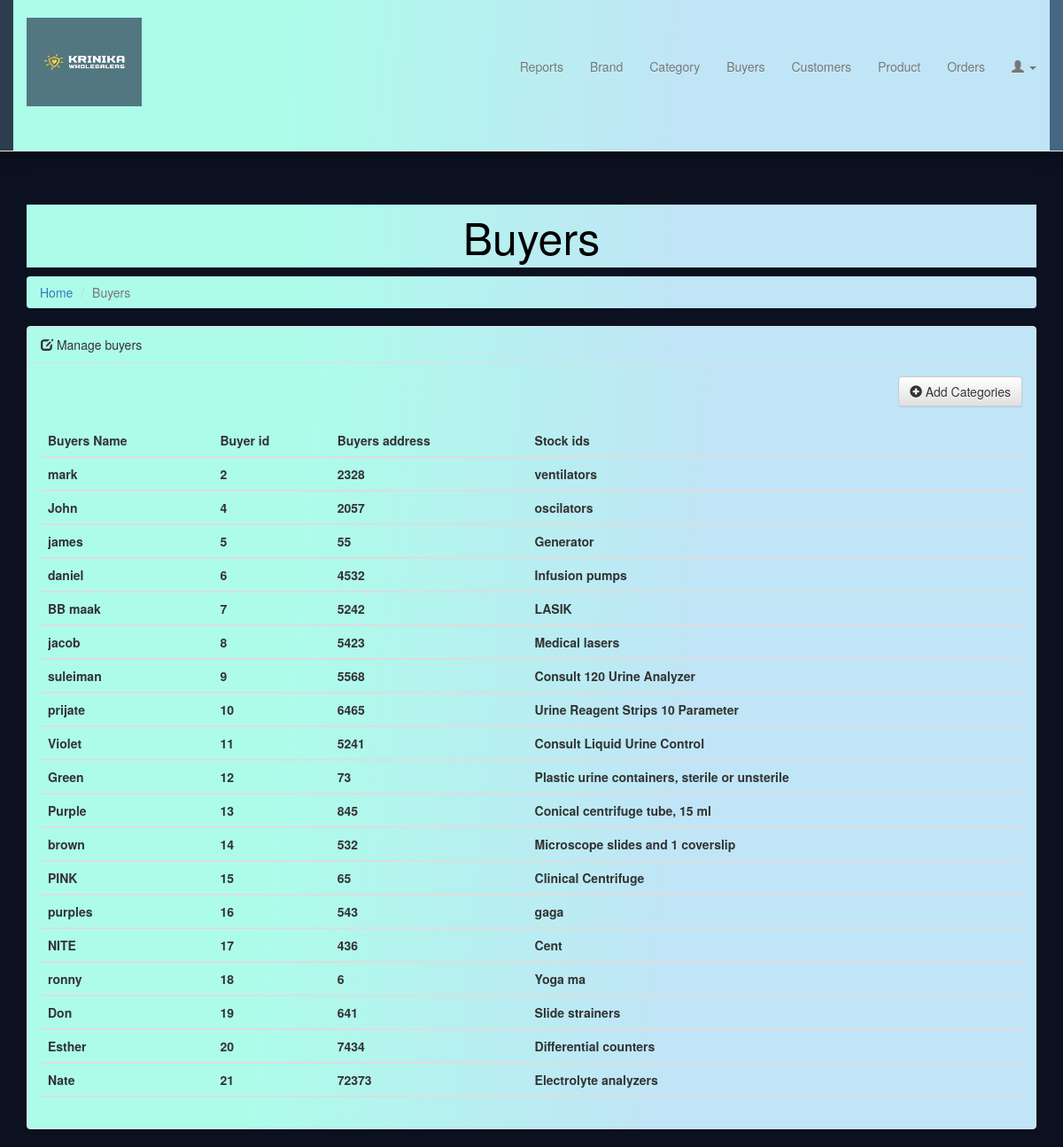
The app's page /buyers.php (signed in) with its own data.
### tables this page shows
CREATE TABLE `buyers` (
  `buyer_id` int(100) NOT NULL,
  `buyer_name` varchar(100) NOT NULL,
  `buyer_address` int(100) NOT NULL,
  `productname` varchar(100) NOT NULL
);

### buyers.php (the view, shortened to what this page needs)
<?php
require_once 'includes/header.php';
?>
<br><br>
<div class="" style="width: 100%;text-align:center;background-image: linear-gradient( 95.2deg,  rgba(173,252,234,1) 26.8%, rgba(192,229,246,1) 64% );">
	<p style="color:black;font-size: 50px">Buyers</p>
</div>
<div class="row">
	<div class="col-md-12">
		<ol class="breadcrumb" style="background-image: linear-gradient( 95.2deg,  rgba(173,252,234,1) 26.8%, rgba(192,229,246,1) 64% );">
			<li><a href="dashboard.php">Home</a></li>
			<li class="active">Buyers</li>
		</ol>
		<div class="panel panel-default" style="background-image: linear-gradient( 95.2deg,  rgba(173,252,234,1) 26.8%, rgba(192,229,246,1) 64% );">
			<div class="panel-heading" style="background-image: linear-gradient( 95.2deg,  rgba(173,252,234,1) 26.8%, rgba(192,229,246,1) 64% );">
				<div class="page-heading"> <i class="glyphicon glyphicon-edit"></i> Manage buyers</div>
			</div>
			<div class="panel-body">
				<div class="div-action pull pull-right" style="padding-bottom:20px;">
					<button class="btn btn-default button1" data-toggle="modal" id="addCategoriesModalBtn" data-target="#addCategoriesModal"> <i class="glyphicon glyphicon-plus-sign"></i> Add Categories </button>
				</div>
				<table class="table" id="manageCategoriesTable">
					<thead>
						<tr>
							<th>Buyers Name</th>
							<th>Buyer id</th>
							<th>Buyers address</th>
							<th>Stock ids</th>
						</tr>
						<?php
						$sql = "SELECT * FROM buyers";
						$result = $connect->query($sql);
						while ($row = $result->fetch_array()) {
						?>
							<tr>
								<th><?php echo $row['buyer_name'] ?></th>
								<th><?php echo $row['buyer_id'] ?></th>
								<th><?php echo $row['buyer_address'] ?></th>
								<th><?php echo $row['productname'] ?></th>
							</tr>
						<?php } ?>
					</thead>
				</table>
			</div>
		</div>
	</div>
</div>
<?php require_once 'includes/footer.php'; ?>

### includes/header.php (shortened to what this page needs)
<!DOCTYPE html>
<html>
<head>
	<link rel="stylesheet" href="assests/bootstrap/css/bootstrap.min.css">
	<link rel="stylesheet" href="assests/bootstrap/css/bootstrap-theme.min.css">
	<link rel="stylesheet" href="assests/font-awesome/css/font-awesome.min.css">
	<link rel="stylesheet" href="custom/css/custom.css">
	<link rel="stylesheet" href="assests/plugins/datatables/jquery.dataTables.min.css">
	<link rel="stylesheet" href="assests/plugins/fileinput/css/fileinput.min.css">
	<link rel="stylesheet" href="assests/jquery-ui/jquery-ui.min.css">
</head>
<body>
	<nav class="navbar navbar-default navbar-static-top" id="nav" style="background-image: linear-gradient( 76.3deg,  rgba(44,62,78,1) 12.6%, rgba(69,103,131,1) 82.8% );">
		<div class="container" style="background-image: linear-gradient( 95.2deg,  rgba(173,252,234,1) 26.8%, rgba(192,229,246,1) 64% );">
			<br>
			<div class="editlog" style="height: 100%; background-color: transparent;">
				<img src="krinika-logo.png" alt="" style="width:13rem; height: 10rem;">
			</div>
			<div class="collapse navbar-collapse" id="bs-example-navbar-collapse-1" style="position: relative; top: -7rem;">
				<ul class="nav navbar-nav navbar-right" id="nav2">
					<li id="navDashboard"><a href="index.php"> Reports</a></li>
					<li id="navBrand"><a href="brand.php"> Brand</a></li>
					<li id="navCategories"><a href="categories.php"> Category</a></li>
					<li id="navCategories"><a href="buyers.php"> Buyers</a></li>
					<li id="navCategories"><a href="Customers.php"> Customers</a></li>
					<li id="navProduct"><a href="product.php"> Product </a></li>
					<li id="navProduct"><a href="orders.php?o=add"> Orders </a></li>
					<li class="dropdown" id="navSetting">
						<a href="#" class="dropdown-toggle" data-toggle="dropdown" role="button" aria-haspopup="true" aria-expanded="false"> <i class="glyphicon glyphicon-user"></i> <span class="caret"></span></a>
					</li>
				</ul>
			</div>
		</div>
	</nav>
	<div class="container">

### includes/footer.php (shortened to what this page needs)
</div>
</body>
</html>

### includes/header.php (style rules this page uses)
body { background-color: #0b1120; }
.editlog { width: 100%; background-color: gray; }

### records on screen
buyers: buyer_name "mark", buyer_id "2", buyer_address "2328", productname "ventilators"
buyers: buyer_name "John", buyer_id "4", buyer_address "2057", productname "oscilators"
buyers: buyer_name "james", buyer_id "5", buyer_address "55", productname "Generator"
buyers: buyer_name "daniel", buyer_id "6", buyer_address "4532", productname "Infusion pumps"
buyers: buyer_name "BB maak", buyer_id "7", buyer_address "5242", productname "LASIK"
buyers: buyer_name "jacob", buyer_id "8", buyer_address "5423", productname "Medical lasers"
buyers: buyer_name "suleiman", buyer_id "9", buyer_address "5568", productname "Consult 120 Urine Analyzer"
buyers: buyer_name "prijate", buyer_id "10", buyer_address "6465", productname "Urine Reagent Strips 10 Parameter"
buyers: buyer_name "Violet", buyer_id "11", buyer_address "5241", productname "Consult Liquid Urine Control"
buyers: buyer_name "Green", buyer_id "12", buyer_address "73", productname "Plastic urine containers, sterile or unsterile"
buyers: buyer_name "Purple", buyer_id "13", buyer_address "845", productname "Conical centrifuge tube, 15 ml"
buyers: buyer_name "brown", buyer_id "14", buyer_address "532", productname "Microscope slides and 1 coverslip"
buyers: buyer_name "PINK", buyer_id "15", buyer_address "65", productname "Clinical Centrifuge"
buyers: buyer_name "purples", buyer_id "16", buyer_address "543", productname "gaga"
buyers: buyer_name "NITE", buyer_id "17", buyer_address "436", productname "Cent"
buyers: buyer_name "ronny", buyer_id "18", buyer_address "6", productname "Yoga ma"
buyers: buyer_name "Don", buyer_id "19", buyer_address "641", productname "Slide strainers"
buyers: buyer_name "Esther", buyer_id "20", buyer_address "7434", productname "Differential counters"
buyers: buyer_name "Nate", buyer_id "21", buyer_address "72373", productname "Electrolyte analyzers"
